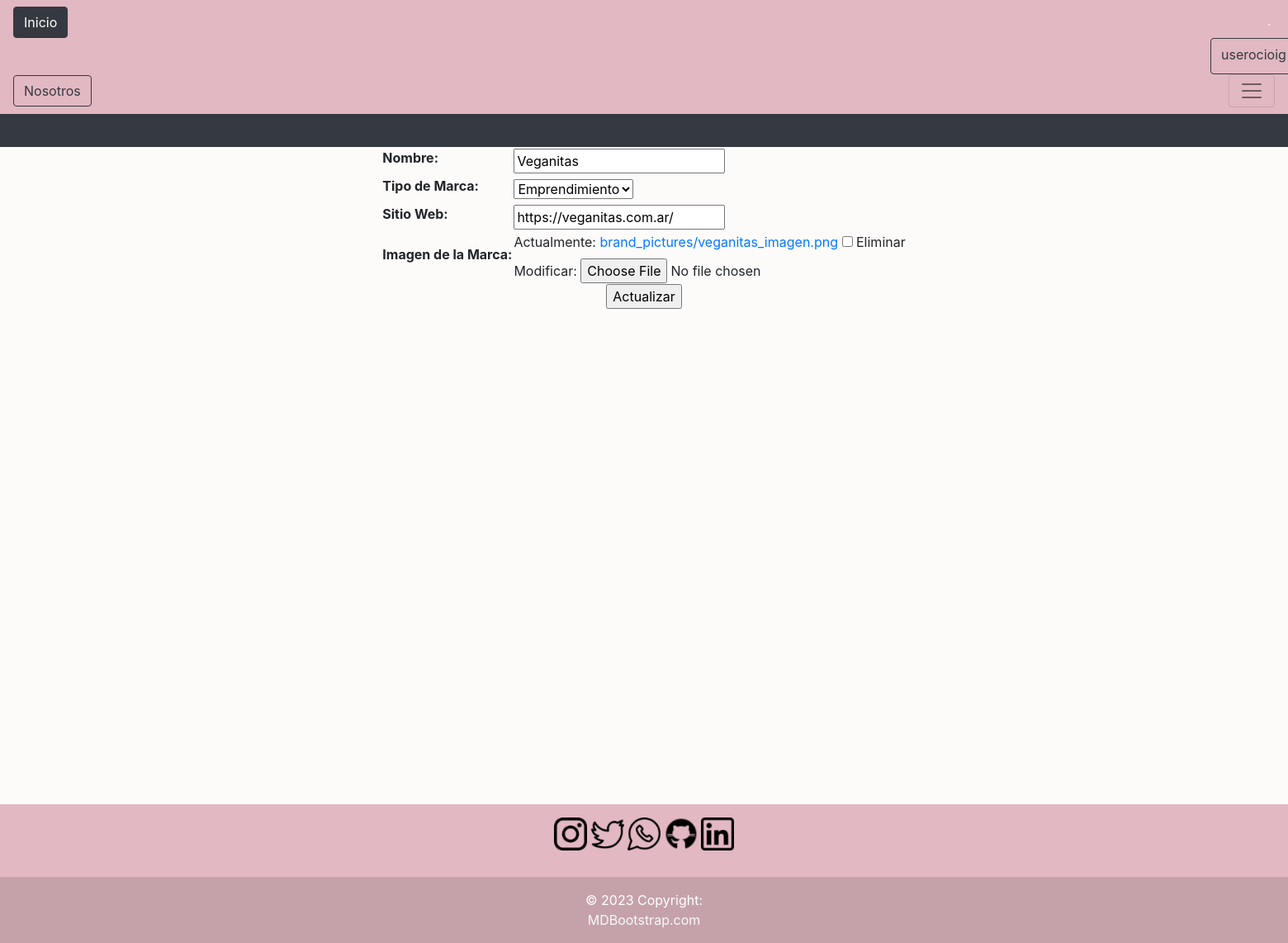
Screenshot of /brands/brand-update/9/ (signed in) with the database file from the repository.
### brands/models.py (models this page shows, shortened)
class Brand(models.Model):
    TYPE_CHOICES = (
    ('Mercado','Mercado'),
    ('Restaurante','Restaurante'),
    ('Emprendimiento','Emprendimiento'),
    )
    name = models.CharField(max_length=50, unique=True)
    type_brand = models.CharField(max_length=50, choices = TYPE_CHOICES)
    web = models.URLField(max_length=200)
    is_active = models.BooleanField(default=True)
    image = models.ImageField(upload_to='brand_pictures', null=True, blank=True)

### brands/views.py (the view, shortened to what this page needs)
@login_required
def update_brand(request, pk):
    brand = Brand.objects.get(id=pk)
    if request.method == 'GET':
        context = {
        'form': BrandForm(
            initial={
                'name': brand.name,
                'type_brand': brand.type_brand,
                'web': brand.web,
                'image': brand.image,
            }
             )
            }
        return render(request,'brands/brand_update.html', context=context)
    else:
        context = {
            'form_errors': form.errors,
            'form': BrandForm()
        }
        return render(request,'brands/brand_update.html', context=context)

### brands/forms.py
class BrandForm(forms.Form):
    TYPE_CHOICES = (
    ('Mercado','Mercado'),
    ('Restaurante','Restaurante'),
    ('Emprendimiento','Emprendimiento'),
    )
    name = forms.CharField(max_length=50, label='Nombre', required=False)
    type_brand = forms.ChoiceField(choices=TYPE_CHOICES, label='Tipo de Marca', required=False)
    web = forms.URLField(max_length=200, required=False, label='Sitio Web')
    image = forms.ImageField(label='Imagen de la Marca', required=False)

### templates/brands/brand_update.html (shortened to what this page needs)
{% extends 'base.html' %}
{% block content %}
<div>
    {% if form %}
        <form action="" method="POST" enctype="multipart/form-data">
            <table>
                {{form.as_table}}
            </table>
            <input type="submit" value="Actualizar">
        </form>
    {% endif %}
</div>
{% endblock %}

### templates/base.html (shortened to what this page needs)
<!DOCTYPE html>
<html lang="en">
<head>
    <link rel="stylesheet" href="https://cdn.jsdelivr.net/npm/bootstrap@4.6.2/dist/css/bootstrap.min.css"
>
</head>
<body>
    <header>
        <nav class="navbar navbar-light" style="background-color: #e2b8c2;">
            <a class="btn btn-dark" href="/">Inicio</a>
            <a href="/admin/" style="background-color:#e2b8c2"class="badge badge-dark">.</a>
            <div class="dropdown">
                <button class="btn btn-outline-dark dropdown-toggle" style="margin-left:1450px" type="button" data-toggle="dropdown" aria-expanded="false">
                    {% if request.user.is_authenticated %}
                    {{request.user.username}}
                    {% else %}
                    Usuario
                    {% endif %}
                </button>
            </div>
              <a type="button" class="btn btn-outline-dark" href="/about/">Nosotros</a>
            <button class="navbar-toggler" type="button" data-toggle="collapse" data-target="#navbarSupportedContent" aria-controls="navbarSupportedContent" aria-expanded="false" aria-label="Toggle navigation">
                <span class="navbar-toggler-icon"></span>
            </button>
        </nav>
        <span class="d-block p-2 bg-dark text-white">
        </span>
    </header>
    {% block content %}
    {% endblock %}
        <footer class="bg-muted text-center text-white" style="margin-top:600px;">
        <div class="container p-3 pb-0">
            <section class="mb-3">
            <a href="https://www.instagram.com/"><img src="/media/icon/instagram.ico" width="40" height="40" role="button"></a>
            <a href="https://www.twitter.com/"><img src="/media/icon/twitter.ico" width="40" height="40" role="button"></a>
            <a href="https://www.whatsapp.com/"><img src="/media/icon/whatsapp.ico" width="40" height="40" role="button"></a>
            <a href="https://www.github.com/accccastle/"><img src="/media/icon/github1.ico" width="40" height="40" role="button"></a>
            <a href="https://www.linkedin.com/"><img src="/media/icon/linkedin.ico" width="40" height="40" role="button"></a>
            </section>
        </div>
        <div class="text-center p-3" style="background-color: rgba(83, 77, 77, 0.2);">
            © 2023 Copyright:
            <a class="text-light" href="https://mdbootstrap.com/">MDBootstrap.com</a>
        </div>
        </footer>
</body>
</html>

### templates/base.html (style rules this page uses)
body { background-color: rgb(253, 250, 250); }
footer { background-color:#e2b8c2; }

### templates/brands/brand_update.html (style rules this page uses)
div { display: flex; flex-direction:column; justify-content:center; align-items:center; }
form { display: flex; flex-direction:column; justify-content:center; align-items:center; }

### rows the page displays
Brand: name "Veganitas", type_brand "Emprendimiento", web "https://veganitas.com.ar/"

### other values shown
{{ request.user.username }} "userocioig…"
